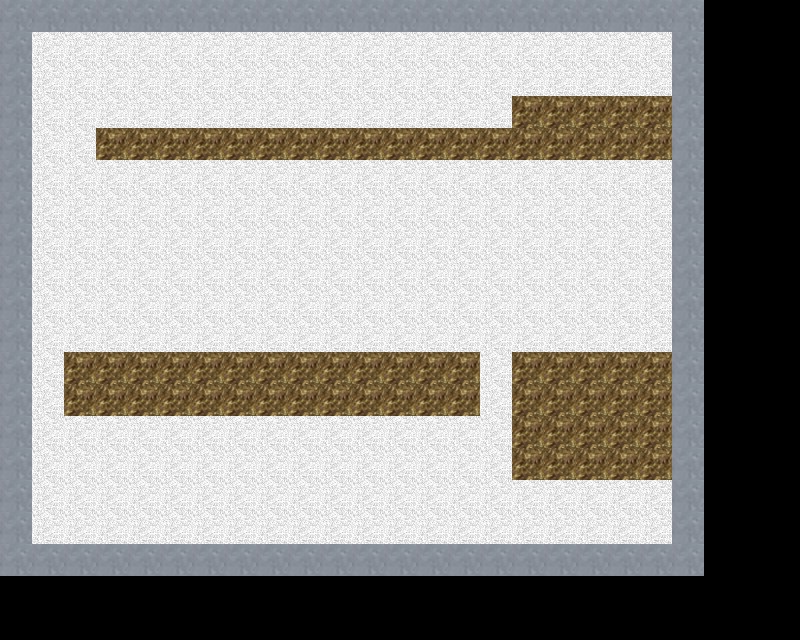

Below is a game level as drawn by its tile map, then a one-line description and the .tmx that defines it (tile-layer data replaced by summaries):
An orthogonal 25x20 tile map with 32x32 px tiles, 2 tile layers (Calque de Tile 1, collision), 3 tilesets.

<map version="1.0" orientation="orthogonal" width="25" height="20" tilewidth="32" tileheight="32">
 <tileset firstgid="1" name="Dirt" tilewidth="32" tileheight="32">
  <image source="Tuiles/Dirt.jpg" width="1280" height="1280" />
 </tileset>
 <tileset firstgid="1601" name="Empty" tilewidth="32" tileheight="32">
  <image source="Tuiles/Empty.png" width="640" height="480" />
 </tileset>
 <tileset firstgid="1901" name="Metal" tilewidth="32" tileheight="32">
  <image source="Tuiles/Metal.png" width="1024" height="1024" />
 </tileset>
 <layer name="Calque de Tile 1" width="25" height="20">
  <data>[500 cells, 369 non-empty, 4 distinct tile ids]</data>
 </layer>
 <layer name="collision" width="25" height="20">
  <data>[500 cells, 145 non-empty, 2 distinct tile ids]</data>
 </layer>
</map>
